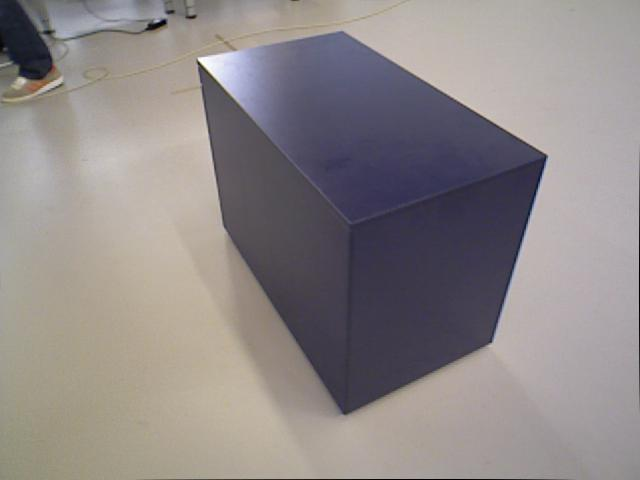
//> input picture ObjDetectionIT/src/test.jpg, 640 x 480 px
$ ./object_detect test.jpg   (built with g++ and OpenCV 4)
//> lines starting //> are read from the running program, lines starting //| are printed output that depends on the picture
/**************
Author： Wenbin
Date： 2023.03.26
Description： Use the mouse to get bounding box
	and use IT to get 3D cuboid.
***************/

#include<iostream>
#include<algorithm>
#include<fstream>
#include<Eigen/Dense>
#include<math.h>
#include<Eigen/StdVector>

// #include "Optimizer.h"

#include<opencv2/core/core.hpp>
#include<opencv2/opencv.hpp>
#include<opencv2/features2d/features2d.hpp>

#include <opencv2/highgui/highgui.hpp>
#include <opencv2/imgproc/imgproc.hpp>


#include "Thirdparty/g2o/g2o/core/block_solver.h"
#include "Thirdparty/g2o/g2o/core/optimization_algorithm_levenberg.h"
#include "Thirdparty/g2o/g2o/solvers/linear_solver_eigen.h"
#include "Thirdparty/g2o/g2o/types/types_six_dof_expmap.h"
#include "Thirdparty/g2o/g2o/core/robust_kernel_impl.h"
#include "Thirdparty/g2o/g2o/solvers/linear_solver_dense.h"
#include "Thirdparty/g2o/g2o/types/types_seven_dof_expmap.h"

#include "obj2d.h"
#include "obj3d.h"
#include "line_seg.h"

using namespace std;
using namespace OBJECT;

cv::Mat img;
bool select_flag = false;
cv::Rect m_select;
cv::Point origin;
int ROI_count;
char temp[100];
char rgb[100];


// Mouse function
void onMouseRectPicking(int event, int x, int y, int, void*)
{
	if (select_flag)
	{
		m_select.x = MIN(origin.x, x);
		// 不一定要等鼠标弹起才计算矩形框，而应该在鼠标按下开始到弹起这段时间实时计算所选矩形框
		m_select.y = MIN(origin.y, y);
		m_select.width = abs(x - origin.x);
		// 算矩形宽度和高度
		m_select.height = abs(y - origin.y);
		m_select &= cv::Rect(0, 0, img.cols, img.rows);
		cv::imshow("capframe", img);
	}

	if (event == CV_EVENT_LBUTTONDOWN) // 鼠标左键按下时
	{
		select_flag = true;
		// 鼠标按下的标志赋真值
		origin = cv::Point(x, y);
		// 保存下来单击捕捉到的点
		m_select = cv::Rect(x, y, 0, 0);
		cv::imshow("capframe", img);
	}

	else if (event == CV_EVENT_LBUTTONUP) // 鼠标左键抬起时
	{
		select_flag = false;
		ROI_count++;
		cv::imshow("capframe", img);

		int center_x = origin.x + (x - origin.x) / 2;
		int center_y = origin.y + (y - origin.y) / 2;
		// 计算中心点坐标
		cout << m_select.x << " " << m_select.y << " " << m_select.width << " " << m_select.height << endl;
	}
}


int main(int argc, char **argv)
{


    Eigen::Matrix3d K;
	// TUM3
    K << 535.4,     0, 320.1,
             0, 539.2, 247.6,
             0,     0,     1;


    // img = cv::imread("../data/1.png",CV_LOAD_IMAGE_UNCHANGED);

    img = cv::imread(argv[1],CV_LOAD_IMAGE_UNCHANGED);
//> img is the input picture: 480 rows x 640 cols, CV_8UC3; mean B, G, R 136.4, 136.4, 142.8

    bool stop = false;

	cv::namedWindow("capframe", CV_WINDOW_AUTOSIZE);
	cv::setMouseCallback("capframe", onMouseRectPicking, 0);

    while (!stop)
	{
		img = cv::imread(argv[1]);
		cv::rectangle(img, m_select, cv::Scalar(255, 0, 0), 2, 8, 0);  // 画矩形框
		cv::imshow("capframe", img);

		char key = static_cast<char>(cv::waitKey(30));
//> the Esc key is pressed
		if (key == 27)
			stop = true;
	}
    img = cv::imread(argv[1]);
    cv::Mat grayImage;
    cvtColor(img, grayImage, CV_BGR2GRAY);
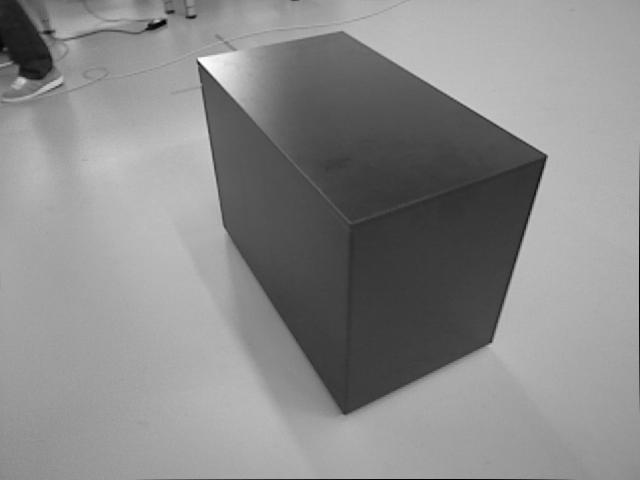
//> grayImage: 480 rows x 640 cols, CV_8UC1; min 1, max 255, mean 138.3

    cv::Ptr<cv::LineSegmentDetector> ls = cv::createLineSegmentDetector(cv::LSD_REFINE_NONE);
    // 检测线段
    vector<cv::Vec4f> lines_std;
    // Detect the lines
    ls->detect(grayImage, lines_std);//这里把检测到的直线线段都存入了lines_std中，4个float的值，分别为起止点的坐标
//> lines_std = 74 items, first 8: [197.2, 59.05, 346.5, 222.2], [105.7, 18.33, 166.7, 20.84], [547, 156.5, 491.4, 342.6], [637.8, 409.4, 637.8, 149.4], [231.3, 259.6, 199, 86.94], [138.1, 477.8, 571.9, 477.8], [341.4, 30.13, 547.1, 154.8], [40.83, 80.97, 15.68, 75.36]

	// 生成2D目标观测对象
	double x1, y1, x2, y2;
	x1 = m_select.x;
//> x1 = 0
	y1 = m_select.y;
//> y1 = 0
	x2 = m_select.x + m_select.width;
//> x2 = 0
	y2 = m_select.y + m_select.height;
//> y2 = 0

	cout << m_select.x << " " << m_select.y << " " << m_select.width << " " << m_select.height << endl;
//| 0 0 0 0

	m_select.x = x1;
	m_select.y = y1;
	m_select.width = x2-x1;
	m_select.height = y2-y1;
//> (the run ends here: the program needs code that is not available in this run, at `OBJECT::Obj2D* pObj2d = new OBJECT::Obj2D(0, x1, y1, x2, y2, 0, 1.0, l..`)
